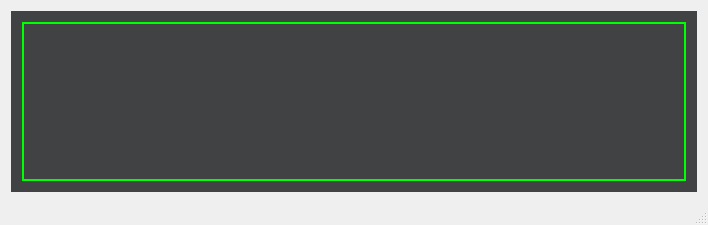
<?xml version="1.0" encoding="UTF-8"?>
<ui version="4.0">
 <class>MainWindow</class>
 <widget class="QMainWindow" name="MainWindow">
  <property name="geometry">
   <rect>
    <x>0</x>
    <y>0</y>
    <width>708</width>
    <height>225</height>
   </rect>
  </property>
  <property name="windowTitle">
   <string>Translate</string>
  </property>
  <property name="styleSheet">
   <string notr="true"/>
  </property>
  <widget class="QWidget" name="centralWidget">
   <layout class="QGridLayout" name="gridLayout">
    <item row="0" column="0">
     <widget class="QWidget" name="widget" native="true">
      <property name="styleSheet">
       <string notr="true">background-color: rgb(64, 66, 68);</string>
      </property>
      <layout class="QGridLayout" name="gridLayout_2">
       <item row="0" column="0">
        <widget class="QLabel" name="label">
         <property name="font">
          <font>
           <pointsize>40</pointsize>
          </font>
         </property>
         <property name="styleSheet">
          <string notr="true">color: rgb(0, 255, 0);</string>
         </property>
         <property name="frameShape">
          <enum>QFrame::WinPanel</enum>
         </property>
         <property name="text">
          <string/>
         </property>
         <property name="alignment">
          <set>Qt::AlignCenter</set>
         </property>
        </widget>
       </item>
      </layout>
     </widget>
    </item>
   </layout>
  </widget>
  <widget class="QMenuBar" name="menuBar">
   <property name="geometry">
    <rect>
     <x>0</x>
     <y>0</y>
     <width>708</width>
     <height>26</height>
    </rect>
   </property>
  </widget>
  <widget class="QStatusBar" name="statusBar"/>
 </widget>
 <layoutdefault spacing="6" margin="11"/>
 <resources/>
 <connections/>
</ui>
